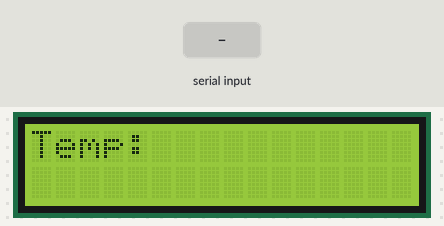
This sketch was run on a simulated Arduino Uno, built with avr-gcc and run on an emulated ATmega328P. On the bench: 16×2 character LCD. Inputs (shaded band) come from the test bench.

Above: at 1.2 s.
1.3 s: byte 30 received over Serial
At 2.1 s:
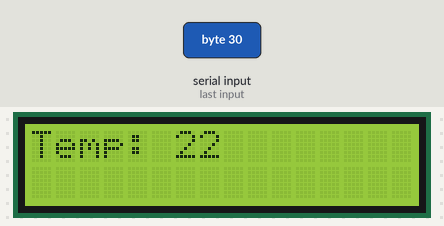
2.9 s: byte 90 received over Serial
At 3.6 s:
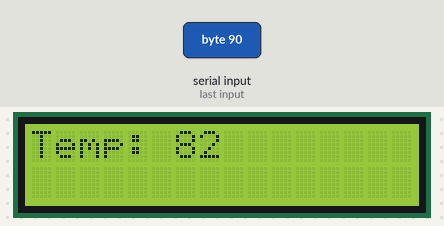
4.5 s: byte 120 received over Serial
At 5.1 s:
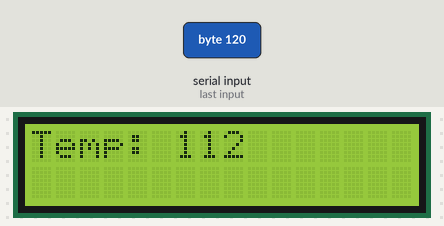
Timing chart, 0 to 7.5 s (numbered marks = the images above; inputs shaded):
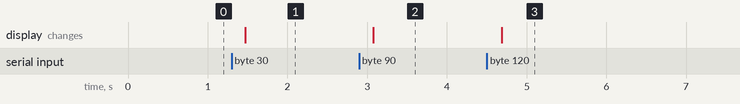

Measured:
- after the input at 1.3 s, the display: changes after 0.17 s (image 1)
- after the input at 2.9 s, the display: changes after 0.18 s (image 2)
- after the input at 4.5 s, the display: changes after 0.19 s (image 3)

The sketch:

rasp_temp.ino
```cpp
#include <LiquidCrystal.h>


LiquidCrystal lcd(4, 5, 10, 11, 12, 13);

int incomingByte = 0;

void setup()
{

  Serial.begin(9600);

  lcd.begin(16, 2);

}

void loop() {

  lcd.setCursor(0, 0);

  lcd.print("Temp: ");

  if(Serial.available() > 0) {

    incomingByte = Serial.read();

    lcd.print(incomingByte - 8);
  }

  delay(200);

}
```
